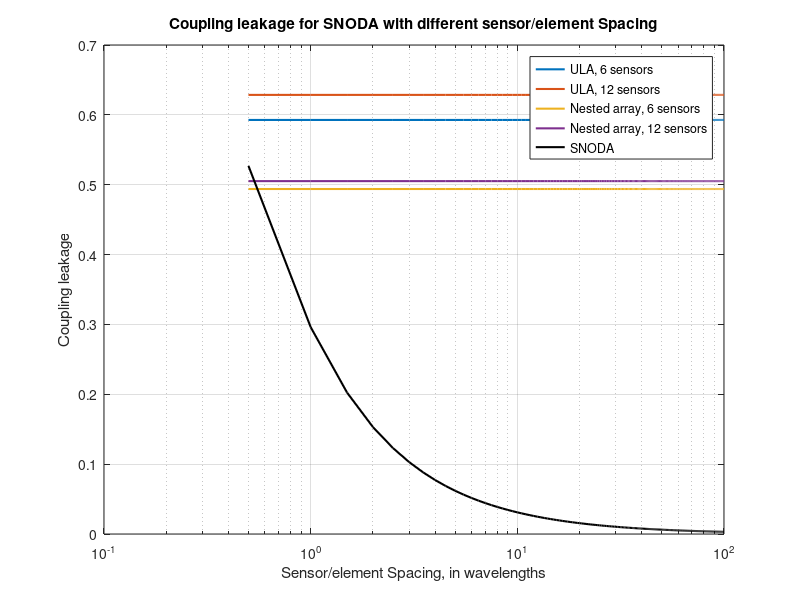

This figure's MATLAB source:
clear
close all
%% Coupling leakage of different array geometries.
count = 0;
for dd = [0.5:0.5:100];
    count = count + 1;    
    cc = 0.5*exp(j*pi/3);
    %%%%%%%%%%%%%%%%%%%%%%%% ULA L = 6
    L = 6;
    d = 0.5;
    Sp = [0:L-1]*d;
    for ni = 1:L
        for nj = 1:L
            ds = abs(Sp(ni) - Sp(nj))/d;
            if ds == 0
                Cula(ni,nj) = 1;
            elseif ds == 1
                Cula(ni,nj) = cc;
            else
                Cula(ni,nj) = cc/ds * exp(j*(ds-1)/8);
            end
        end
    end
    Lula(count) = norm(Cula- diag(diag(Cula)),'fro')/norm(Cula,'fro');    
     %%%%%%%%%%%%%%%%%%%%%%%% ULA L = 6 
     
     
         %%%%%%%%%%%%%%%%%%%%%%%% ULA L = 12
    L = 12;
    d = 0.5;
    Sp = [0:L-1]*d;
    for ni = 1:L
        for nj = 1:L
            ds = abs(Sp(ni) - Sp(nj))/d;
            if ds == 0
                Culab(ni,nj) = 1;
            elseif ds == 1
                Culab(ni,nj) = cc;
            else
                Culab(ni,nj) = cc/ds * exp(j*(ds-1)/8);
            end
        end
    end
    Lulab(count) = norm(Culab- diag(diag(Culab)),'fro')/norm(Culab,'fro');    
     %%%%%%%%%%%%%%%%%%%%%%%% ULA L = 12 
    
     %%%%%%%%%%%%%%%%%%%%%%%%  NA L = 6     
     Ms = 3;    % Inner sensors No.
     Ns = 3;     % Outer sensors No.     
     Sp1 = [0:Ms-1]*d;    % inner sensor location
     Sp2 = [Ms*d:(Ms+1)*d:(Ns*(Ms+1)-1)*d];  % outer sensor location
     Sp = [Sp1,Sp2];    
     for ni = 1:length(Sp)
         for nj = 1:length(Sp)
             ds = abs(Sp(ni) - Sp(nj))/d;
             if ds == 0
                 Cna(ni,nj) = 1;
             elseif ds == 1
                 Cna(ni,nj) = cc;
             else
                 Cna(ni,nj) = cc/ds * exp(j*(ds-1)/8);
             end
         end
     end     
    Lna(count) = norm(Cna - diag(diag(Cna)),'fro')/norm(Cna,'fro');
   %%%%%%%%%%%%%%%%%%%%%%%%  NA L = 6  
   
   
   
        %%%%%%%%%%%%%%%%%%%%%%%%  NA L = 12     
     Ms = 6;    % Inner sensors No.
     Ns = 6;     % Outer sensors No.     
     Sp1 = [0:Ms-1]*d;    % inner sensor location
     Sp2 = [Ms*d:(Ms+1)*d:(Ns*(Ms+1)-1)*d];  % outer sensor location
     Sp = [Sp1,Sp2];    
     for ni = 1:length(Sp)
         for nj = 1:length(Sp)
             ds = abs(Sp(ni) - Sp(nj))/d;
             if ds == 0
                 Cnab(ni,nj) = 1;
             elseif ds == 1
                 Cnab(ni,nj) = cc;
             else
                 Cnab(ni,nj) = cc/ds * exp(j*(ds-1)/8);
             end
         end
     end     
    Lnab(count) = norm(Cnab - diag(diag(Cnab)),'fro')/norm(Cnab,'fro');
   %%%%%%%%%%%%%%%%%%%%%%%%  NA L = 12  

   %%%%%%%%%%%%%%%%%%%%%%%%  SNA
   Ms = 3;    % Inner sensors No.
   Ns = 3;     % Outer sensors No.
   Sensor = Ms + Ns;
   DD = dd;   
   Sp1 = [0:Ms-1]*dd;    % inner sensor location
   Sp2 = [Ms*dd:(Ms+1)*dd:(Ns*(Ms+1)-1)*dd];  % outer sensor location
   Spd = [Sp1,Sp2];  Spl = Spd + DD;   
   Spa = [zeros(Sensor,1), Spd'];  Spb = [Spl', Spd'];
   Sp = [Spa;Spb];   
   for ni = 1:(2*Sensor)
       for nj = 1:(2*Sensor)
           ds = norm(Sp(ni,:) - Sp(nj,:))/d;
           if ds == 0
               Csna(ni,nj) = 1;
           elseif ds == 1
               Csna(ni,nj) = cc;
           else
               Csna(ni,nj) = cc/ds * exp(j*(ds-1)/8);
           end
       end
   end
   
   Lsna(count) = norm(Csna - diag(diag(Csna)),'fro')/norm(Csna,'fro');
end

%%%%%%%%%%%%%%%%%%%%%%%%  SNA 

Dp = [0.5:0.5:100];
figure;  set(gcf,'DefaultLineLineWidth',1.5)
semilogx(Dp, Lula, '-', Dp, Lulab, '-', Dp, Lna, '-', Dp, Lnab, '-', Dp, Lsna, '-k'); grid on;
xlabel('Sensor/element Spacing, in wavelengths')
ylabel('Coupling leakage')
title('Coupling leakage for SNODA with different sensor/element Spacing')
legend('ULA, 6 sensors', 'ULA, 12 sensors', 'Nested array, 6 sensors', 'Nested array, 12 sensors', 'SNODA')



            
